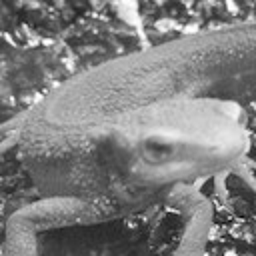
#> input picture imori.pgm, 256 x 256 px, found by its file name
$ python py_fft.py
#> lines starting #> are read from the running program, lines starting #| are printed output that depends on the picture
### python/pfm.py
import cv2
import numpy as np


def write_pfm(filename, image_data):
    """
    Saves a NumPy array as a PFM file.

    Args:
        filename (str): The path to the output PFM file.
        image_data (np.ndarray): The image data to save (float32).
    """
    with open(filename, 'wb') as file:
        # Determine dimensions and number of channels
        if image_data.ndim == 2:
            height, width = image_data.shape
            channels = 1
            header = b'Pf\n'
        elif image_data.ndim == 3:
            height, width, channels = image_data.shape
            if channels == 1:
                header = b'Pf\n'
            elif channels == 3:
                header = b'PF\n'
            else:
                raise ValueError("Unsupported number of channels for PFM: must be 1 or 3.")
        else:
            raise ValueError("Unsupported image dimensions: must be 2D (grayscale) or 3D (color).")

        # Write PFM header
        file.write(header)
        file.write(f"{width} {height}\n".encode('ascii'))
        # Use -1.0 for little-endian byte order, which is common in Python/NumPy
        file.write(b'-1.0\n')

        # Ensure data is float32 and little-endian, then write it
        # PFM typically stores data upside-down, so flip it.
        # If image_data is already 3D and channels are last (e.g., HWC), no need to reshape for flatten.
        # If it's a single channel 3D array (H, W, 1), it's treated as grayscale.
        if channels == 1 and image_data.ndim == 3:
            image_data = image_data.squeeze() # Convert (H, W, 1) to (H, W)

        # Data should be in float32 format
        image_data = image_data.astype(np.float32)

        # PFM is usually stored bottom-up, so flipud for consistency with common readers
        image_data = np.flipud(image_data)

        file.write(image_data.tobytes())
    print(f"Successfully wrote PFM file to {filename}")

def save_pfm(corr_shift,filename):
    # corr_shift が複素2chか実数2Dかで処理を分ける
    if corr_shift.ndim == 3:
        # 2ch複素
        # f_transform_shifted = np.fft.fftshift(corr_shift, axes=(0, 1))
        # magnitude_spectrum = cv2.magnitude(f_transform_shifted[:, :, 0], f_transform_shifted[:, :, 1])
        # log_magnitude_spectrum = cv2.log(magnitude_spectrum + epsilon)

        # 実部・虚部を3chに分離してPFM保存用の配列を作る
        complex_fft_output_3ch = np.zeros((corr_shift.shape[0], corr_shift.shape[1], 3), dtype=np.float32)
        complex_fft_output_3ch[:, :, 0] = corr_shift[:, :, 0]  # real
        complex_fft_output_3ch[:, :, 1] = corr_shift[:, :, 1]  # imag
        complex_fft_output_3ch[:, :, 2] = 0.0  # ダミー
        write_pfm(filename, complex_fft_output_3ch)
        print(f"Complex FFT result saved as 3-channel PFM to {filename}")
    else:
        # 実数2D（例: 相関面のidft出力）
        # f_transform_shifted = np.fft.fftshift(corr_shift, axes=(0, 1))
        # magnitude_spectrum = np.abs(f_transform_shifted)
        # log_magnitude_spectrum = np.log(magnitude_spectrum + epsilon)
        # 実数としてPFMに保存
        real_pfm_path = 'out.pgm_fft_opencv_real.pfm'
        write_pfm(filename, corr_shift.astype(np.float32))
        print(f"Real-valued result saved as PFM to {filename}")

### python/py_fft.py
import cv2
import numpy as np
import pfm
import matplotlib.pyplot as plt
from PIL import Image

shift_x = 10
shift_y = 128

image_path = 'imori.pgm'
img_1 = cv2.imread(image_path, cv2.IMREAD_GRAYSCALE)
#> img_1 is the input picture: shape (256, 256); min 7, max 255, mean 129
img1_f32 = img_1.astype(np.float32)

fft_COMPLEX_OUT = cv2.dft(img1_f32, flags=cv2.DFT_COMPLEX_OUTPUT)  # shape=(H,W,2), fft[:,:,0]=Re, fft[:,:,1]=Im
pfm.save_pfm(fft_COMPLEX_OUT,"img_DEF_COMPLEX_OUTPUT.pfm")

#順方向のDFT_REAL_OUTPUTは２チャンネルを１チャンネルにパックするらしい
fft_REAL_OUT = cv2.dft(img1_f32, flags=cv2.DFT_REAL_OUTPUT)  # shape=(H,W,2), fft[:,:,0]=Re, fft[:,:,1]=Im
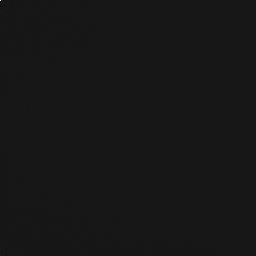
#> fft_REAL_OUT: shape (256, 256) float32; min -838912, max 8457088, mean 113.4; drawn with min black and max white
pfm.save_pfm(fft_REAL_OUT,"img_DEF_DFT_REAL_OUTPUT.pfm")

fft_COMPLEX_OUT = cv2.idft(fft_COMPLEX_OUT, flags=cv2.DFT_REAL_OUTPUT)  # 形状 (H,W)
fft_REAL_OUT = cv2.idft(fft_REAL_OUT, flags=cv2.DFT_REAL_OUTPUT)  # 形状 (H,W)

#なので戻せる
plt.subplot(1, 2, 1); plt.imshow(fft_COMPLEX_OUT, cmap="gray"); plt.axis("off"); plt.title("COMPLEX_OUT")
plt.subplot(1, 2, 2); plt.imshow(fft_REAL_OUT, cmap="gray"); plt.axis("off"); plt.title("REAL_OUT")
plt.tight_layout()
plt.show()
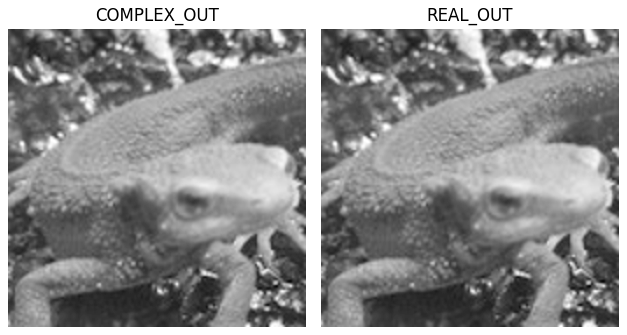
#> figure drawn by matplotlib, 2 panels
